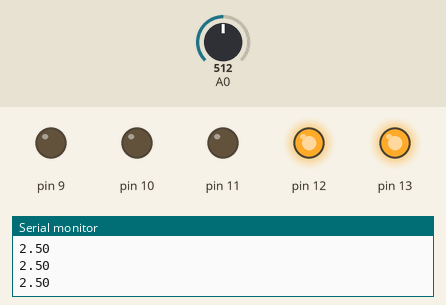
A sketch run on a simulated Arduino Uno, built with avr-gcc and run on an emulated ATmega328P. Parts: output pins drawn as LEDs (lit = HIGH), the last lines printed to the serial monitor. The inputs (shaded band) are chosen by the test bench; at power-on: A0 = 512.

Above: at 1.2 s.
1.3 s: A0 set to 597
2.8 s: A0 set to 625
At 3.8 s:
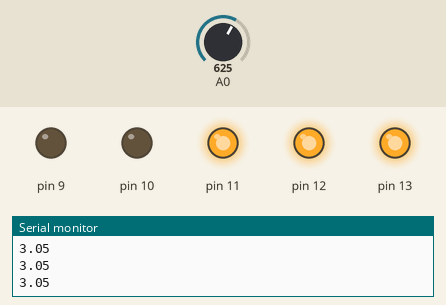
4.3 s: A0 set to 803
5.8 s: A0 set to 831
At 6.1 s:
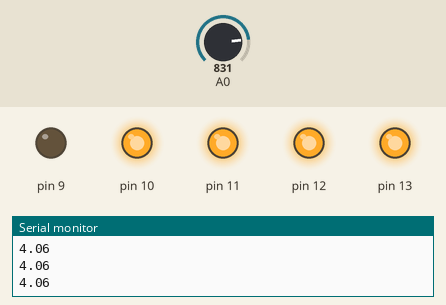
7.3 s: A0 set to 1008
8.8 s: A0 set to 1023
At 9.4 s:
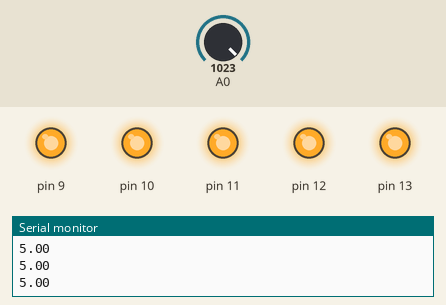
Timing chart, 0 to 11.3 s (numbered marks = the images above; inputs shaded):
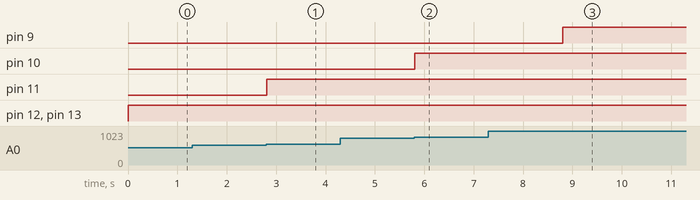

Measured:
- the behaviour switches between 613 and 614 on A0 (found by bisection; images 0 and 1)
- the behaviour switches between 818 and 819 on A0 (found by bisection; images 1 and 2)
- the behaviour switches between 1022 and 1023 on A0 (found by bisection; images 2 and 3)
- after the input at 2.8 s, pin 11: LOW → HIGH at once
- after the input at 5.8 s, pin 10: LOW → HIGH at once
- after the input at 8.8 s, pin 9: LOW → HIGH at once

The sketch:

13.Potentiometervoltageleveldisplayedusing5LED.ino
```cpp
// the setup routine runs once when you press reset:
void setup() {
  // initialize serial communication at 9600 bits per second:
  Serial.begin(9600);
  pinMode(13, OUTPUT);
  pinMode(12, OUTPUT);
  pinMode(11, OUTPUT);
  pinMode(10, OUTPUT);
  pinMode(9, OUTPUT);
  }

// the loop routine runs over and over again forever:
void loop() {
  // read the input on analog pin 0:
  int sensorValue = analogRead(A0);
  // Convert the analog reading (which goes from 0 - 1023) to a voltage (0 - 5V):
  float voltage = sensorValue * (5.0 / 1023.0);
  // print out the value you read:
  Serial.println(voltage);
  // Red LED turn on if the value of voltage is = to 1 or greater than 1
  if ( voltage >=1 ){
    digitalWrite(13, HIGH);
  } else { // if not, it will stay off
      digitalWrite(13, LOW);
 }
 // Green LED turn on if the value of voltage is = to 2 or greater than 2
   if ( voltage >=2 ){
    digitalWrite(12, HIGH);
  } else { // if not, it will stay off
      digitalWrite(12, LOW);
 }
 // Blue LED turn on if the value of voltage is = to 3 or greater than 3
    if ( voltage >=3 ){
    digitalWrite(11, HIGH);
  } else { // if not, it will stay off
      digitalWrite(11, LOW);
 }
 // White LED turn on if the value of voltage is = to 4 or greater than 4
    if ( voltage >=4 ){
    digitalWrite(10, HIGH);
  } else { // if not, it will stay off
      digitalWrite(10, LOW);
 }
 // Yellow LED turn on if the value of voltage is = to 5 or greater than 5
    if ( voltage >=5 ){
    digitalWrite(9, HIGH);
  } else { // if not, it will stay off
      digitalWrite(9, LOW);
 }
}
```
